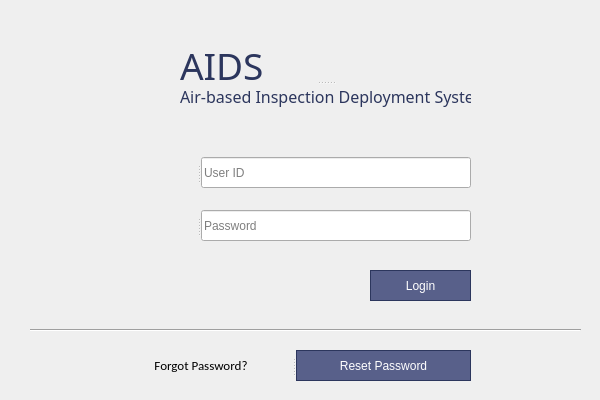
<?xml version="1.0" encoding="UTF-8"?>
<ui version="4.0">
 <class>MainWindow</class>
 <widget class="QMainWindow" name="MainWindow">
  <property name="geometry">
   <rect>
    <x>0</x>
    <y>0</y>
    <width>600</width>
    <height>400</height>
   </rect>
  </property>
  <property name="minimumSize">
   <size>
    <width>600</width>
    <height>400</height>
   </size>
  </property>
  <property name="maximumSize">
   <size>
    <width>600</width>
    <height>400</height>
   </size>
  </property>
  <property name="baseSize">
   <size>
    <width>600</width>
    <height>400</height>
   </size>
  </property>
  <property name="windowTitle">
   <string>AIDS Login</string>
  </property>
  <property name="windowIcon">
   <iconset>
    <normaloff>../Resources/logo_svg.svg</normaloff>../Resources/logo_svg.svg</iconset>
  </property>
  <widget class="QWidget" name="centralwidget">
   <widget class="QLabel" name="app_logo">
    <property name="geometry">
     <rect>
      <x>50</x>
      <y>20</y>
      <width>135</width>
      <height>114</height>
     </rect>
    </property>
    <property name="text">
     <string/>
    </property>
    <property name="pixmap">
     <pixmap>../Resources/aids_logo.png</pixmap>
    </property>
    <property name="alignment">
     <set>Qt::AlignCenter</set>
    </property>
   </widget>
   <widget class="Line" name="hline">
    <property name="geometry">
     <rect>
      <x>30</x>
      <y>320</y>
      <width>551</width>
      <height>20</height>
     </rect>
    </property>
    <property name="orientation">
     <enum>Qt::Horizontal</enum>
    </property>
   </widget>
   <widget class="QSplitter" name="splitter">
    <property name="geometry">
     <rect>
      <x>110</x>
      <y>350</y>
      <width>361</width>
      <height>31</height>
     </rect>
    </property>
    <property name="orientation">
     <enum>Qt::Horizontal</enum>
    </property>
    <widget class="QLabel" name="f">
     <property name="font">
      <font>
       <family>Calibri</family>
       <pointsize>10</pointsize>
      </font>
     </property>
     <property name="text">
      <string>Forgot Password?</string>
     </property>
     <property name="alignment">
      <set>Qt::AlignCenter</set>
     </property>
    </widget>
    <widget class="QPushButton" name="btn_forgot">
     <property name="styleSheet">
      <string notr="true">background-color: rgb(88, 96, 138);
color: rgb(255, 255, 255);
border: 1.2px solid #2c365d;
</string>
     </property>
     <property name="text">
      <string>Reset Password</string>
     </property>
    </widget>
   </widget>
   <widget class="QSplitter" name="splitter_2">
    <property name="geometry">
     <rect>
      <x>180</x>
      <y>40</y>
      <width>291</width>
      <height>68</height>
     </rect>
    </property>
    <property name="orientation">
     <enum>Qt::Vertical</enum>
    </property>
    <widget class="QLabel" name="aids_logo">
     <property name="font">
      <font>
       <family>Audiowide</family>
       <pointsize>28</pointsize>
       <kerning>true</kerning>
      </font>
     </property>
     <property name="text">
      <string>&lt;html&gt;&lt;head/&gt;&lt;body&gt;&lt;p&gt;&lt;span style=&quot; color:#2c365d;&quot;&gt;AIDS&lt;/span&gt;&lt;/p&gt;&lt;/body&gt;&lt;/html&gt;</string>
     </property>
    </widget>
    <widget class="QLabel" name="app_name">
     <property name="font">
      <font>
       <family>Barlow Medium</family>
       <pointsize>12</pointsize>
       <kerning>true</kerning>
      </font>
     </property>
     <property name="text">
      <string>&lt;html&gt;&lt;head/&gt;&lt;body&gt;&lt;p&gt;&lt;span style=&quot; color:#2c365d;&quot;&gt;Air-based Inspection Deployment System&lt;/span&gt;&lt;/p&gt;&lt;/body&gt;&lt;/html&gt;</string>
     </property>
    </widget>
   </widget>
   <widget class="QPushButton" name="btn_login">
    <property name="geometry">
     <rect>
      <x>370</x>
      <y>270</y>
      <width>101</width>
      <height>31</height>
     </rect>
    </property>
    <property name="styleSheet">
     <string notr="true">background-color: rgb(88, 96, 138);
color: rgb(255, 255, 255);
border: 1.2px solid #2c365d;
</string>
    </property>
    <property name="text">
     <string>Login</string>
    </property>
   </widget>
   <widget class="QSplitter" name="splitter_4">
    <property name="geometry">
     <rect>
      <x>130</x>
      <y>157</y>
      <width>341</width>
      <height>31</height>
     </rect>
    </property>
    <property name="orientation">
     <enum>Qt::Horizontal</enum>
    </property>
    <widget class="QLabel" name="user_icon">
     <property name="sizePolicy">
      <sizepolicy hsizetype="Minimum" vsizetype="Minimum">
       <horstretch>0</horstretch>
       <verstretch>0</verstretch>
      </sizepolicy>
     </property>
     <property name="baseSize">
      <size>
       <width>10</width>
       <height>10</height>
      </size>
     </property>
     <property name="font">
      <font>
       <pointsize>8</pointsize>
      </font>
     </property>
     <property name="frameShape">
      <enum>QFrame::NoFrame</enum>
     </property>
     <property name="text">
      <string/>
     </property>
     <property name="pixmap">
      <pixmap>../Resources/user_icon.png</pixmap>
     </property>
     <property name="alignment">
      <set>Qt::AlignCenter</set>
     </property>
    </widget>
    <widget class="QLineEdit" name="txt_username">
     <property name="sizePolicy">
      <sizepolicy hsizetype="Fixed" vsizetype="Fixed">
       <horstretch>5</horstretch>
       <verstretch>5</verstretch>
      </sizepolicy>
     </property>
     <property name="maximumSize">
      <size>
       <width>270</width>
       <height>500</height>
      </size>
     </property>
     <property name="sizeIncrement">
      <size>
       <width>5</width>
       <height>0</height>
      </size>
     </property>
     <property name="baseSize">
      <size>
       <width>5</width>
       <height>0</height>
      </size>
     </property>
     <property name="placeholderText">
      <string>User ID</string>
     </property>
    </widget>
   </widget>
   <widget class="QSplitter" name="splitter_3">
    <property name="geometry">
     <rect>
      <x>150</x>
      <y>210</y>
      <width>321</width>
      <height>31</height>
     </rect>
    </property>
    <property name="orientation">
     <enum>Qt::Horizontal</enum>
    </property>
    <widget class="QLabel" name="password_icon">
     <property name="text">
      <string/>
     </property>
     <property name="pixmap">
      <pixmap>../Resources/padlock_icon.png</pixmap>
     </property>
    </widget>
    <widget class="QLineEdit" name="txt_password">
     <property name="sizePolicy">
      <sizepolicy hsizetype="Fixed" vsizetype="Fixed">
       <horstretch>5</horstretch>
       <verstretch>5</verstretch>
      </sizepolicy>
     </property>
     <property name="maximumSize">
      <size>
       <width>270</width>
       <height>500</height>
      </size>
     </property>
     <property name="sizeIncrement">
      <size>
       <width>5</width>
       <height>0</height>
      </size>
     </property>
     <property name="baseSize">
      <size>
       <width>5</width>
       <height>0</height>
      </size>
     </property>
     <property name="text">
      <string/>
     </property>
     <property name="echoMode">
      <enum>QLineEdit::Password</enum>
     </property>
     <property name="placeholderText">
      <string>Password</string>
     </property>
    </widget>
   </widget>
   <widget class="QLabel" name="lbl_response">
    <property name="geometry">
     <rect>
      <x>156</x>
      <y>123</y>
      <width>311</width>
      <height>20</height>
     </rect>
    </property>
    <property name="sizePolicy">
     <sizepolicy hsizetype="Fixed" vsizetype="Fixed">
      <horstretch>5</horstretch>
      <verstretch>5</verstretch>
     </sizepolicy>
    </property>
    <property name="minimumSize">
     <size>
      <width>311</width>
      <height>20</height>
     </size>
    </property>
    <property name="maximumSize">
     <size>
      <width>311</width>
      <height>20</height>
     </size>
    </property>
    <property name="baseSize">
     <size>
      <width>5</width>
      <height>0</height>
     </size>
    </property>
    <property name="font">
     <font>
      <family>Calibri</family>
      <pointsize>11</pointsize>
     </font>
    </property>
    <property name="text">
     <string/>
    </property>
    <property name="alignment">
     <set>Qt::AlignCenter</set>
    </property>
   </widget>
  </widget>
 </widget>
 <tabstops>
  <tabstop>txt_username</tabstop>
  <tabstop>txt_password</tabstop>
  <tabstop>btn_login</tabstop>
  <tabstop>btn_forgot</tabstop>
 </tabstops>
 <resources>
  <include location="../../../Downloads/projects/test.qrc"/>
 </resources>
 <connections/>
</ui>
